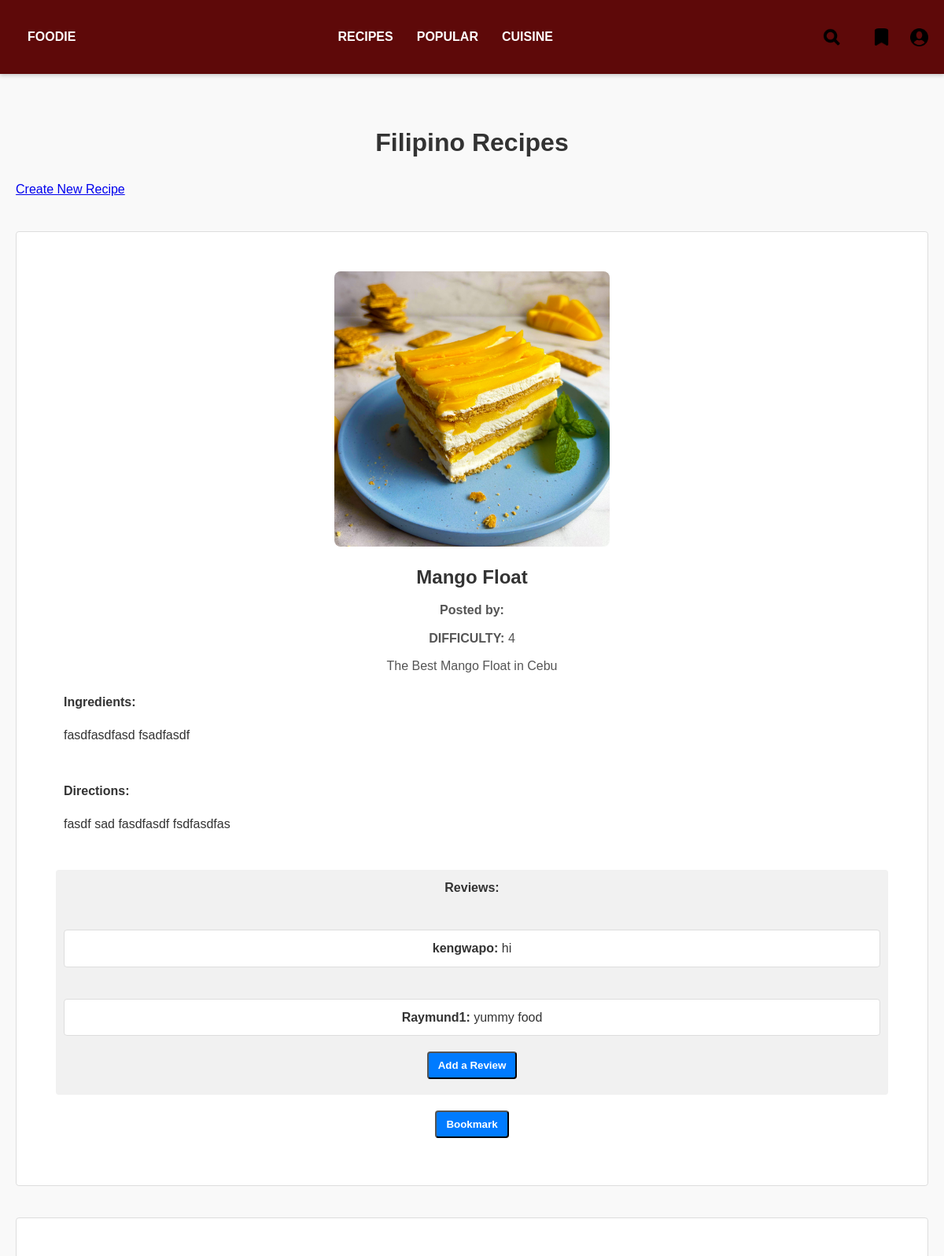
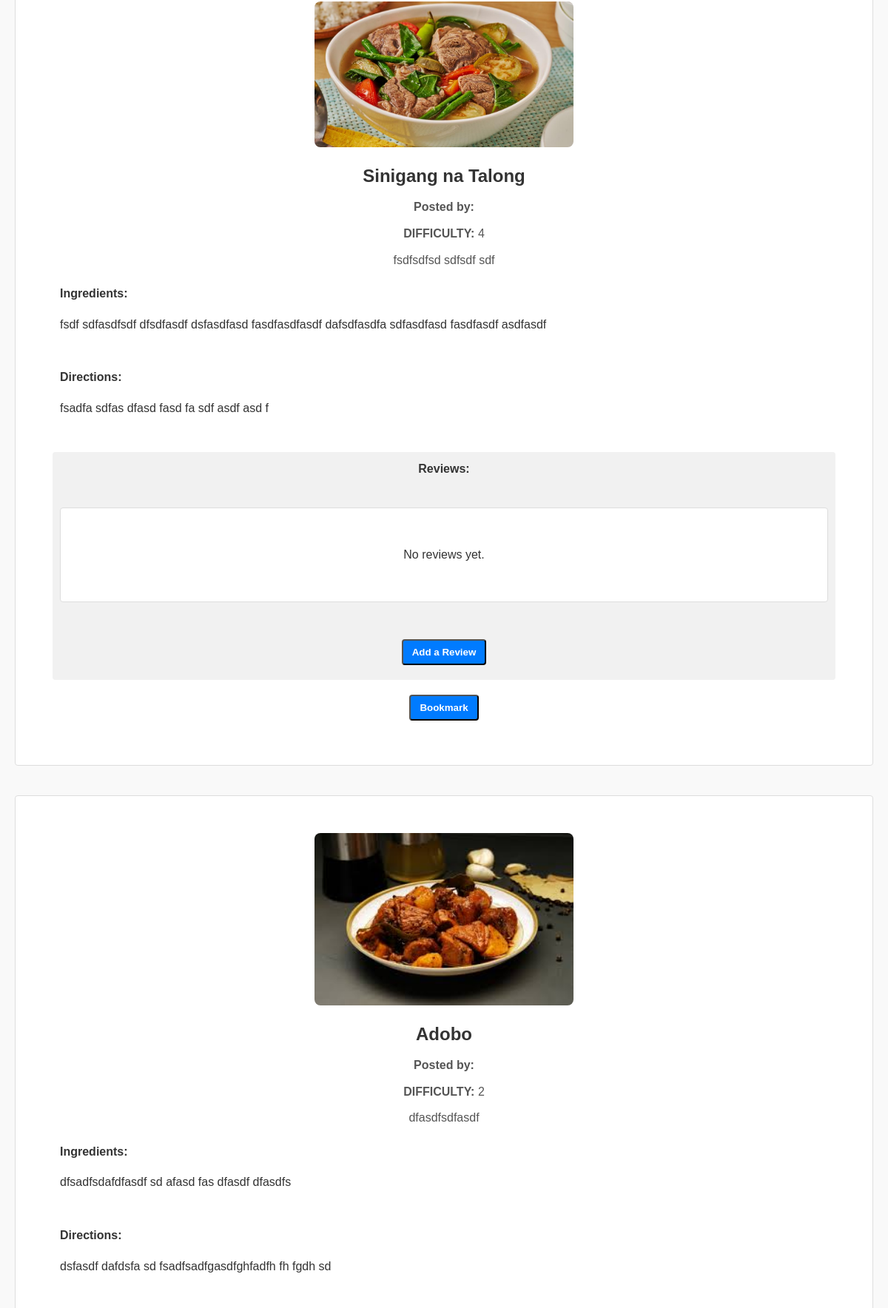
The app's page /recipelist (upper part) with its own data (2 pictures, top to bottom).
### Recipes/models.py (models this page shows, shortened)
class RecipePost(models.Model):
    title = models.CharField(max_length=200)
    user = models.ForeignKey(settings.AUTH_USER_MODEL, on_delete=models.SET_NULL, null=True, blank=True) #User, on_delete=models.CASCADE
    difficulty = models.IntegerField(validators=[MinValueValidator(1), MaxValueValidator(5)])  # Restrict to 1-5
    description = models.TextField(default='')
    category = models.CharField(max_length=50, default='Uncategorized')
    ingredients = models.TextField()
    directions = models.TextField(default='')
    image = models.ImageField(upload_to='recipe/images/', blank=True, null=True)  # Optional image field
    created_at = models.DateTimeField(auto_now=True)
    CATEGORY_CHOICES = [
        ('Comfort Food', 'Comfort Food'),
        ('International Eats', 'International Eats'),
        ('Breakfast & Brunch', 'Breakfast & Brunch'),
        ('Community Picks', 'Community Picks'),
    ]
    title = models.CharField(max_length=200)  # Recipe title
    user = models.ForeignKey(
        settings.AUTH_USER_MODEL,
        on_delete=models.SET_NULL,
        null=True,
        blank=True
    )  # Associated user, nullable and optional
    difficulty = models.IntegerField(
        validators=[MinValueValidator(1), MaxValueValidator(5)]
    )  # Difficulty level (1-5)
    description = models.TextField(default='')  # Brief description of the recipe
    category = models.CharField(
        max_length=50,
        choices=CATEGORY_CHOICES,
        default='Uncategorized'
    )  # Recipe category with predefined choices
    ingredients = models.TextField()  # Ingredients list
    directions = models.TextField(default='')  # Step-by-step directions
    image = models.ImageField(
        upload_to='recipe/images/',
        blank=True,
        null=True
    )  # Optional recipe image
    created_at = models.DateTimeField(auto_now=True)  # Timestamp of creation

class Review(models.Model):
    recipe = models.ForeignKey(RecipePost, related_name='reviews', on_delete=models.CASCADE)
    user = models.ForeignKey(settings.AUTH_USER_MODEL, on_delete=models.CASCADE)
    text = models.TextField()
    created_at = models.DateTimeField(auto_now_add=True)

### Recipes/views.py (the view)
# urls.py: path('recipelist', RecipePostListView.as_view(), name='recipe_list'),
class RecipePostListView(ListView):
    model = RecipePost
    template_name = 'recipes/recipePost_list.html'
    context_object_name = 'posts'
    def get_context_data(self, **kwargs):
        context = super().get_context_data(**kwargs)
        user = self.request.user
        if user.is_authenticated:
            bookmarked_recipes = Bookmark.objects.filter(user=user).values_list('recipe_id', flat=True)
            context['bookmarked_recipes'] = set(bookmarked_recipes)
        else:
            context['bookmarked_recipes'] = set()
        return context

### Recipes/templates/recipes/recipePost_list.html (shortened to what this page needs)
<!DOCTYPE html>
<html lang="en">
<head>
</head>
<body>
    {% include 'navbar.html' %}
    <main>
        <h1>Filipino Recipes</h1>
        <a href="{% url 'recipe_create' %}" class="button">Create New Recipe</a>
        <ul>
            {% for post in posts %}
                <li>
                    {% if post.image %}
                        <img src="{{ post.image.url }}" alt="{{ post.title }}">
                    {% endif %}
                    <p class="recipe-title">{{ post.title }}</p>
                    <p class="recipe-details"><strong>Posted by:</strong> {{ post.user.username }}</p>
                    <p class="recipe-details"><strong>DIFFICULTY:</strong> {{ post.difficulty }}</p>
                    <p class="recipe-details">{{ post.description }}</p>
                    <div class="ingredients">
                        <strong>Ingredients:</strong>
                        <p>{{ post.ingredients }}</p>
                    </div>
                    <div class="directions">
                        <strong>Directions:</strong>
                        <p>{{ post.directions }}</p>
                    </div>
                    <div id="reviews-{{ post.id }}" class="review-list">
                        <strong>Reviews:</strong>
                        <ul>
                            {% for review in post.reviews.all %}
                                <li class="review-item">
                                    <strong>{{ review.user.username }}:</strong> {{ review.text }}
                                </li>
                            {% empty %}
                                <li>No reviews yet.</li>
                            {% endfor %}
                        </ul>
                        <button class="btn btn-primary" onclick="toggleReviewForm({{ post.id }})">Add a Review</button>
                    </div>
                    <div class="bookmark-section">
                        {% if post.id in bookmarked_recipes %}
                            <form method="post" action="{% url 'remove_bookmark' post.id %}">
                                {% csrf_token %}
                                <button type="submit" class="btn btn-danger">Unbookmark</button>
                            </form>
                        {% else %}
                            <form method="post" action="{% url 'add_bookmark' post.id %}">
                                <button type="submit" class="btn btn-primary">Bookmark</button>
                            </form>
                        {% endif %}
                    </div>
                </li>
            {% empty %}
                <li>No recipes available.</li>
            {% endfor %}
        </ul>
    </main>
</body>
</html>

### Recipes/templates/recipes/recipePost_list.html (style rules this page uses)
body { font-family: Arial, sans-serif; margin: 10px auto; padding: 20px; background-color: #f9f9f9; }
h1 { color: #333; text-align: center; }
ul { list-style-type: none; padding: 0; }
li { padding: 50px; margin: 40px 0; background-color: #ffffff; border: 1px solid #ddd; border-radius: 4px; text-align: center; }
img { width: 350px; height: auto; margin: 0 auto; display: block; border-radius: 8px; }
.recipe-title { font-size: 1.5em; font-weight: bold; margin: 20px 0 10px; color: #333; }
.recipe-details { font-size: 1em; color: #555; margin: 10px 0; text-align: center; }
.ingredients, .directions { text-align: justify; margin: 10px auto; padding: 10px; border-radius: 4px; }
.btn { display: inline-block; margin: 10px 5px; padding: 8px 12px; text-decoration: none; border-radius: 4px; font-weight: bold; }
.btn-primary { background-color: #007bff; color: #fff; }
.review-list { margin-top: 20px; padding: 10px; background-color: #f1f1f1; border-radius: 4px; }
.review-item { margin-bottom: 10px; padding: 10px; background-color: #fff; border: 1px solid #ddd; border-radius: 4px; }
.bookmark-section { margin-top: 10px; }

### records on screen
RecipePost: image (picture), title "Mango Float", difficulty "4", description "The Best Mango Float in Cebu", ingredients "fasdfasdfasd fsadfasdf", directions "fasdf sad fasdfasdf fsdfasdfas", shows "Bookmark"
Review: user.username "kengwapo", text "hi"
Review: user.username "Raymund1", text "yummy food"
RecipePost: image (picture), title "Sinigang na Talong", difficulty "4", description "fsdfsdfsd sdfsdf sdf", ingredients "fsdf sdfasdfsdf dfsdfasdf dsfasdfasd fasdfasdfasdf dafsdfasdfa sdfasdfasd fasdfasdf asdfasdf", directions "fsadfa sdfas dfasd fasd fa sdf asdf asd f", shows "Bookmark"
RecipePost: image (picture), title "Adobo", difficulty "2", description "dfasdfsdfasdf", ingredients "dfsadfsdafdfasdf sd afasd fas dfasdf dfasdfs", directions "dsfasdf dafdsfa sd fsadfsadfgasdfghfadfh fh fgdh sd"
